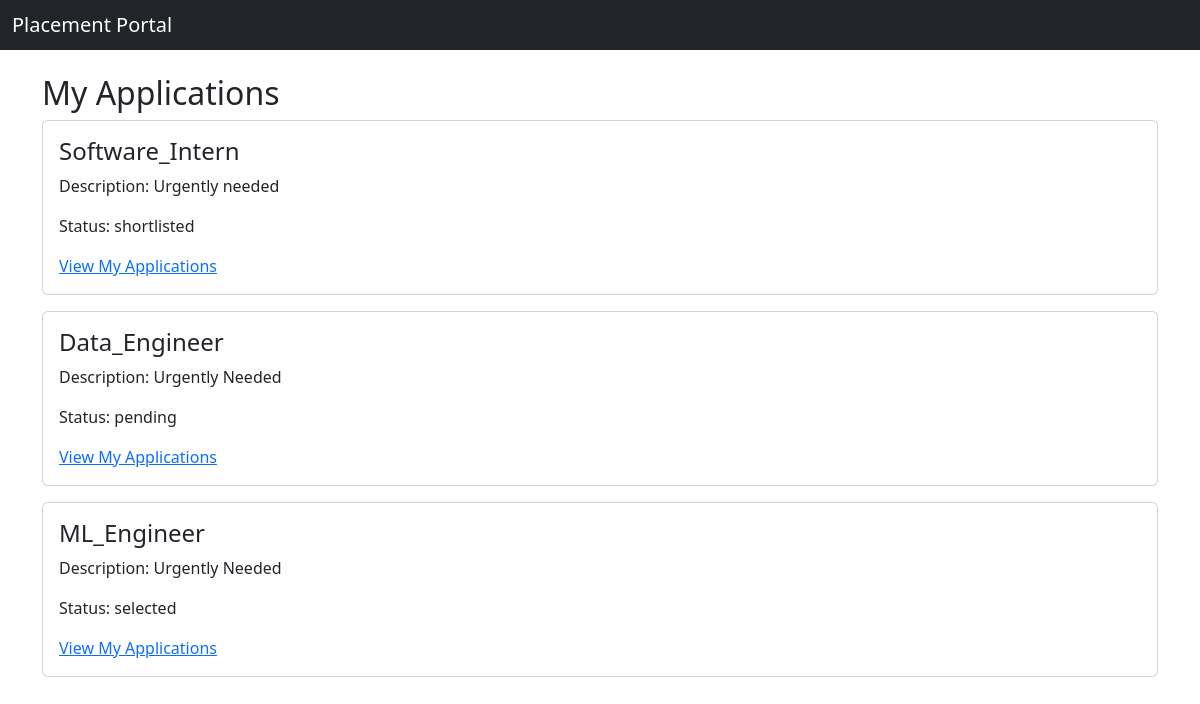
The app's page /student_applications (signed in) with its own data.
### models.py (models this page shows)
class Application(db.Model):
    id = db.Column(db.Integer, primary_key=True)
    student_id = db.Column(db.Integer, db.ForeignKey('user.id'))
    drive_id = db.Column(db.Integer, db.ForeignKey('placement_drive.id'))
    status = db.Column(db.String(50), default='applied')
    student = db.relationship('User', backref='applications')
    drive = db.relationship('PlacementDrive', backref='applications')

class PlacementDrive(db.Model):
    id = db.Column(db.Integer, primary_key=True)
    company_id = db.Column(db.Integer, db.ForeignKey('company.id'))
    title = db.Column(db.String(100))
    description = db.Column(db.Text)
    deadline = db.Column(db.String(50))
    status = db.Column(db.String(20))  # pending / approved / closed
    is_approved = db.Column(db.Boolean, default=False)

### app.py (the view)
@app.route('/student_applications')
def student_applications():
    if 'user_id' not in session or session.get('role') != 'student':
        return redirect('/login')
    applications = Application.query.filter_by(student_id=session['user_id']).all()
    return render_template('student_applications.html', applications=applications)

### templates/student_applications.html
{% extends 'base.html' %}
{% block content %}
<h2>My Applications</h2>
{% for app in applications %}
<div class="card p-3 mb-3">
    <h4>{{ app.drive.title }}</h4>
    <p>Description: {{ app.drive.description }}</p>
    <p>Status:
    {% if app.status == "applied" %}
        pending
    {% else %}
        {{ app.status }}
    {% endif %}
</p>
<a href="/student_applications">View My Applications</a>
</div>
{% endfor %}
{% endblock %}

### templates/base.html (shortened to what this page needs)
<!DOCTYPE html>
<html>
<head>
    <link href="https://cdn.jsdelivr.net/npm/bootstrap@5.3.0/dist/css/bootstrap.min.css" rel="stylesheet">
</head>
<body>
<nav class="navbar navbar-dark bg-dark">
    <div class="container-fluid">
        <span class="navbar-brand mb-0 h1">Placement Portal</span>
    </div>
</nav>
<div class="container mt-4">
    {% block content %}
    {% endblock %}
</div>
</body>
</html>

### records on screen
Application: drive "Software_Intern", drive.description "Urgently needed", status "shortlisted"
Application: drive "Data_Engineer", drive.description "Urgently Needed", status "pending"
Application: drive "ML_Engineer", drive.description "Urgently Needed", status "selected"
